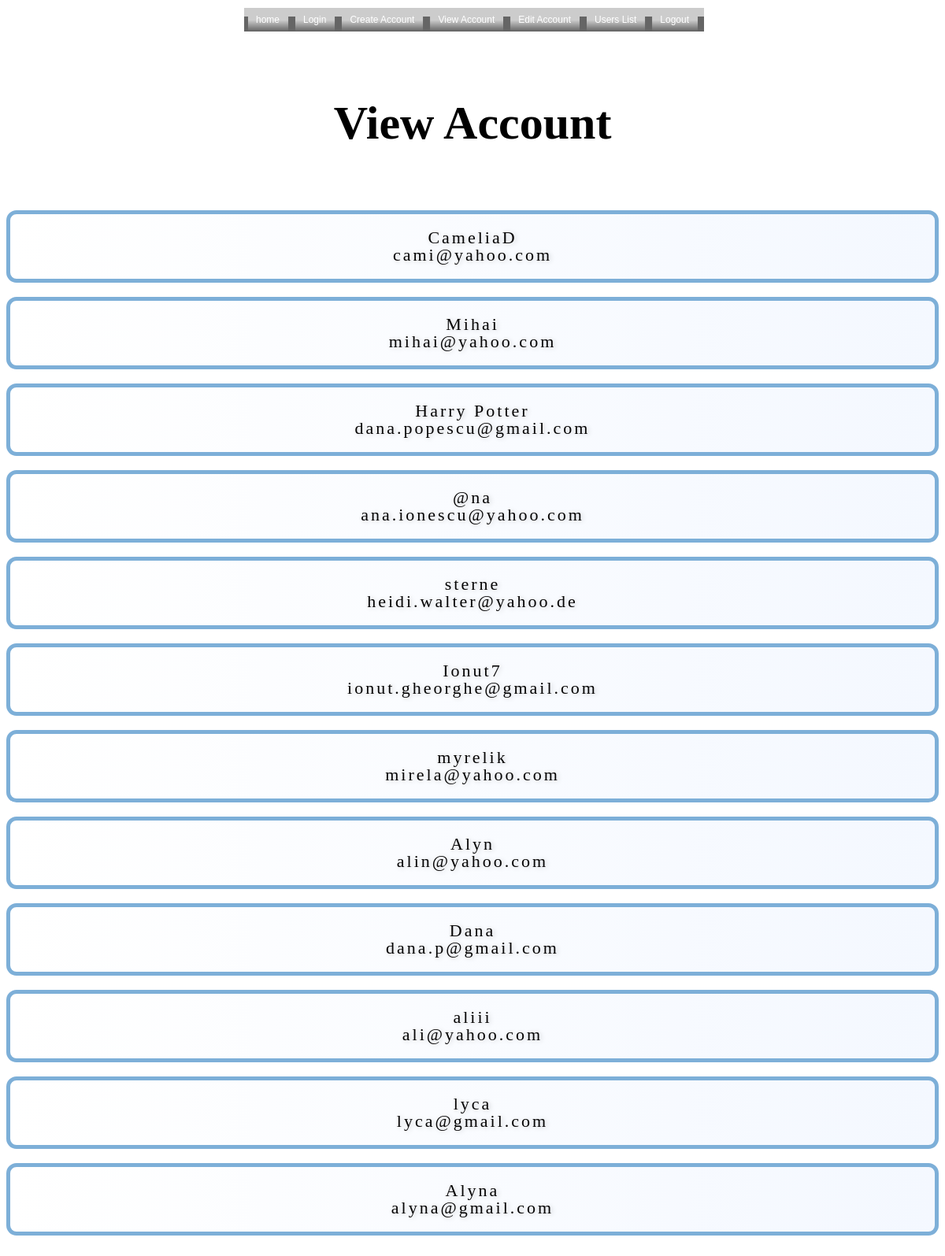
The page /UserManagement/users_list.php (signed in) on the database its author committed.
### tables this page shows
CREATE TABLE IF NOT EXISTS `user` (
  `id` int(11) NOT NULL AUTO_INCREMENT,
  `username` varchar(30) NOT NULL,
  `email` varchar(30) NOT NULL,
  `phone` varchar(15) NOT NULL,
  `first name` varchar(30) NOT NULL,
  `last name` varchar(15) NOT NULL,
  `password` varchar(30) NOT NULL,
  PRIMARY KEY (`id`),
  UNIQUE KEY `email` (`email`),
  UNIQUE KEY `username` (`username`)
);

### UserManagement/users_list.php (called while the page is built, shortened)
<?php
require_once "lib/lib.php";
require_once "html/users_list.html";
?>

### UserManagement/lib/lib.php (the view, shortened to what this page needs)
<?php
require_once "lib/globals.php";
function showUsersList()
{
	global $MySQLi;
	$query = "SELECT * FROM user";
	if ($result = $MySQLi->query($query)) {
		while ($row = $result->fetch_row()) {
			echo '<div class="whitebox">
			<div>';
			echo $row[1];
			echo '</div>';
			echo $row[2];
			echo '</div><br/>';
		}
	}
}
?>

### UserManagement/CSS/h1.css (style rules this page uses)
h1 { font-size: 60px; font-family: fantasy; text-align: center; }

### UserManagement/CSS/whitebox.css (style rules this page uses)
.whitebox { -webkit-box-sizing: content-box; -moz-box-sizing: content-box; box-sizing: content-box; width: 100%-2px; padding: 19px; overflow: hidden; border: 5px solid rgba(125,175,216,1); -webkit-border-radius: 13px; border-radius: 13px; font: normal 22px/1 Georgia, serif; color: rgba(5,4,4,1); text-align: center; -o-text-overflow: ellipsis; text-overflow: ellipsis; letter-spacing: 3px; background: -webkit-linear-gradient(0deg, rgba(255,255,255,1) 0, rgba(244,248,255,1) 100%), rgba(255,255,255,1); background: -moz-linear-gradient(90deg, rgba(255,255,255,1) 0, rgba(244,248,255,1) 100%), rgba(255,255,255,1); background: linear-gradient(90deg, rgba(255,255,255,1) 0, rgba(244,248,255,1) 100%), rgba(255,255,255,1); background-position: 50% 50%; -webkit-background-origin: padding-box; background-origin: padding-box; -webkit-background-clip: border-box; background-clip: border-box; -webkit-background-size: auto auto; background-size: auto auto; -webkit-box-shadow: 0 0 0 0 rgba(0,0,0,0.4) inset; box-shadow: 0 0 0 0 rgba(0,0,0,0.4) inset; text-shadow: 2px 1px 6px rgba(0,0,0,0.2) ; }

### UserManagement/CSS/stylesheet.css (style rules this page uses)
.menu { padding:0; height:30px; width:100%; display:block; background:url("../images/topMenuImages.png") repeat-x; }
.menu li { padding:0; margin: auto; list-style:none; display:inline; }
.menu li a { float:left; padding-left:15px; display:block; color:rgb(255,255,255); text-decoration:none; font:12px Verdana, Arial, Helvetica, sans-serif; cursor:pointer; background:url("../images/topMenuImages.png") 0px -30px no-repeat; outline:none; }
.menu li a span { line-height:30px; float:left; display:block; padding-right:15px; background:url("../images/topMenuImages.png") 100% -30px no-repeat; }

### rows shown on the page
user: username "CameliaD", email "cami@yahoo.com"
user: username "Mihai", email "mihai@yahoo.com"
user: username "Harry Potter", email "dana.popescu@gmail.com"
user: username "@na", email "ana.ionescu@yahoo.com"
user: username "sterne", email "heidi.walter@yahoo.de"
user: username "Ionut7", email "ionut.gheorghe@gmail.com"
user: username "myrelik", email "mirela@yahoo.com"
user: username "Alyn", email "alin@yahoo.com"
user: username "Dana", email "dana.p@gmail.com"
user: username "aliii", email "ali@yahoo.com"
user: username "lyca", email "lyca@gmail.com"
user: username "Alyna", email "alyna@gmail.com"
